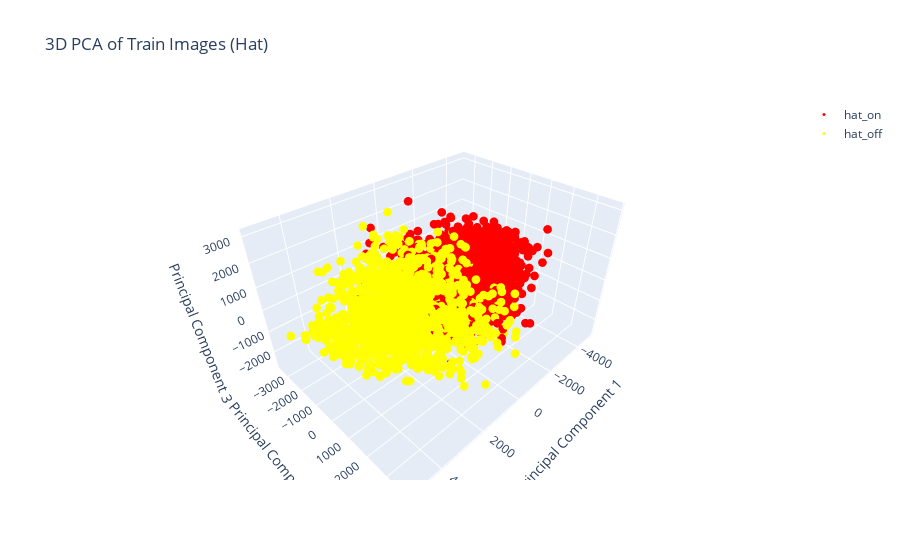
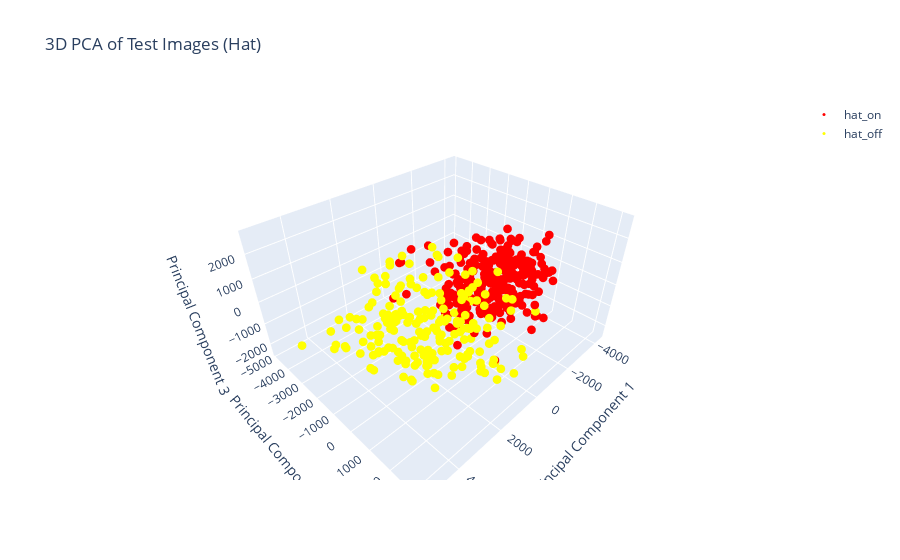
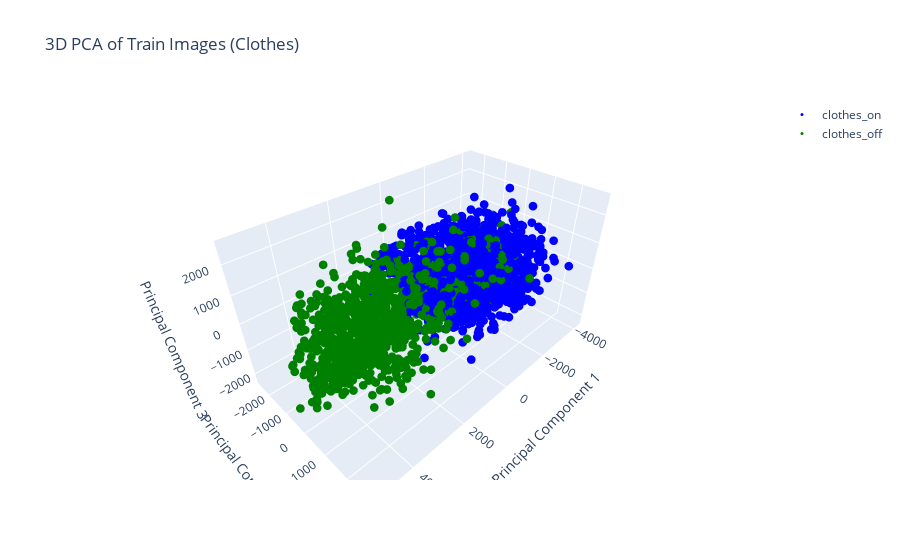
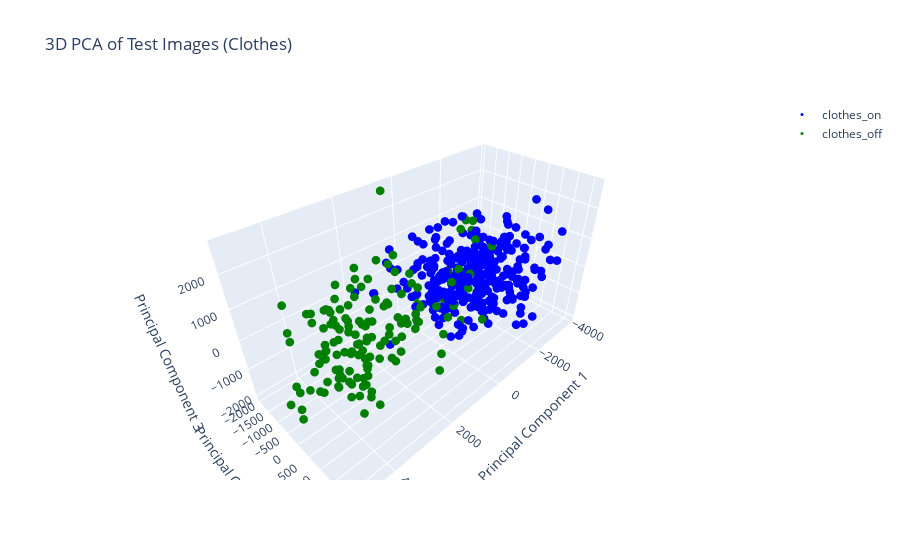

Here is the notebook cell these charts were saved with, in order:
### Code cell
for (label1, label2), pair_name in zip(label_pairs, pair_names):
    # Load and filter images
    train_images, train_labels = load_images_from_folder(train_path, label_filter=[label1, label2])
    test_images, test_labels = load_images_from_folder(test_path, label_filter=[label1, label2])

    # Perform PCA for 3D
    pca_3d = PCA(n_components=3)
    train_pca_3d = pca_3d.fit_transform(train_images)
    test_pca_3d = pca_3d.transform(test_images)

    # Create DataFrames for Plotly
    train_df_3d = pd.DataFrame(train_pca_3d, columns=['PC1', 'PC2', 'PC3'])
    train_df_3d['label'] = train_labels
    test_df_3d = pd.DataFrame(test_pca_3d, columns=['PC1', 'PC2', 'PC3'])
    test_df_3d['label'] = test_labels

    # Create and show plots
    fig_train_3d = create_pca_plot_3d(train_df_3d, f'3D PCA of Train Images ({pair_name})')
    fig_test_3d = create_pca_plot_3d(test_df_3d, f'3D PCA of Test Images ({pair_name})')

    fig_train_3d.show()
    fig_test_3d.show()

### Figure 1 — Plotly figure (JSON) as saved in the notebook; plotly's stock layout.template omitted (floating-point values rounded to 4 significant figures; data arrays with more than 128 entries replaced by an {"elided": "..."} marker saying what was removed)
{"data": [{"marker": {"color": "red", "size": 3}, "mode": "markers", "name": "hat_on", "type": "scatter3d", "x": {"elided": "1733 float values"}, "y": {"elided": "1733 float values"}, "z": {"elided": "1733 float values"}}, {"marker": {"color": "yellow", "size": 3}, "mode": "markers", "name": "hat_off", "type": "scatter3d", "x": {"elided": "1324 float values"}, "y": {"elided": "1324 float values"}, "z": {"elided": "1324 float values"}}], "layout": {"coloraxis": {"showscale": false}, "legend": {"bgcolor": "rgba(0,0,0,0)", "bordercolor": "rgba(0,0,0,0)", "traceorder": "normal", "x": 1, "y": 1}, "scene": {"xaxis": {"title": {"text": "Principal Component 1"}}, "yaxis": {"title": {"text": "Principal Component 2"}}, "zaxis": {"title": {"text": "Principal Component 3"}}}, "showlegend": true, "title": {"text": "3D PCA of Train Images (Hat)"}}}

### Figure 2 — Plotly figure (JSON) as saved in the notebook; plotly's stock layout.template omitted (floating-point values rounded to 4 significant figures; data arrays with more than 128 entries replaced by an {"elided": "..."} marker saying what was removed)
{"data": [{"marker": {"color": "red", "size": 3}, "mode": "markers", "name": "hat_on", "type": "scatter3d", "x": {"elided": "285 float values"}, "y": {"elided": "285 float values"}, "z": {"elided": "285 float values"}}, {"marker": {"color": "yellow", "size": 3}, "mode": "markers", "name": "hat_off", "type": "scatter3d", "x": {"elided": "197 float values"}, "y": {"elided": "197 float values"}, "z": {"elided": "197 float values"}}], "layout": {"coloraxis": {"showscale": false}, "legend": {"bgcolor": "rgba(0,0,0,0)", "bordercolor": "rgba(0,0,0,0)", "traceorder": "normal", "x": 1, "y": 1}, "scene": {"xaxis": {"title": {"text": "Principal Component 1"}}, "yaxis": {"title": {"text": "Principal Component 2"}}, "zaxis": {"title": {"text": "Principal Component 3"}}}, "showlegend": true, "title": {"text": "3D PCA of Test Images (Hat)"}}}

### Figure 3 — Plotly figure (JSON) as saved in the notebook; plotly's stock layout.template omitted (floating-point values rounded to 4 significant figures; data arrays with more than 128 entries replaced by an {"elided": "..."} marker saying what was removed)
{"data": [{"marker": {"color": "blue", "size": 3}, "mode": "markers", "name": "clothes_on", "type": "scatter3d", "x": {"elided": "1932 float values"}, "y": {"elided": "1932 float values"}, "z": {"elided": "1932 float values"}}, {"marker": {"color": "green", "size": 3}, "mode": "markers", "name": "clothes_off", "type": "scatter3d", "x": {"elided": "1046 float values"}, "y": {"elided": "1046 float values"}, "z": {"elided": "1046 float values"}}], "layout": {"coloraxis": {"showscale": false}, "legend": {"bgcolor": "rgba(0,0,0,0)", "bordercolor": "rgba(0,0,0,0)", "traceorder": "normal", "x": 1, "y": 1}, "scene": {"xaxis": {"title": {"text": "Principal Component 1"}}, "yaxis": {"title": {"text": "Principal Component 2"}}, "zaxis": {"title": {"text": "Principal Component 3"}}}, "showlegend": true, "title": {"text": "3D PCA of Train Images (Clothes)"}}}

### Figure 4 — Plotly figure (JSON) as saved in the notebook; plotly's stock layout.template omitted (floating-point values rounded to 4 significant figures; data arrays with more than 128 entries replaced by an {"elided": "..."} marker saying what was removed)
{"data": [{"marker": {"color": "blue", "size": 3}, "mode": "markers", "name": "clothes_on", "type": "scatter3d", "x": {"elided": "326 float values"}, "y": {"elided": "326 float values"}, "z": {"elided": "326 float values"}}, {"marker": {"color": "green", "size": 3}, "mode": "markers", "name": "clothes_off", "type": "scatter3d", "x": {"elided": "151 float values"}, "y": {"elided": "151 float values"}, "z": {"elided": "151 float values"}}], "layout": {"coloraxis": {"showscale": false}, "legend": {"bgcolor": "rgba(0,0,0,0)", "bordercolor": "rgba(0,0,0,0)", "traceorder": "normal", "x": 1, "y": 1}, "scene": {"xaxis": {"title": {"text": "Principal Component 1"}}, "yaxis": {"title": {"text": "Principal Component 2"}}, "zaxis": {"title": {"text": "Principal Component 3"}}}, "showlegend": true, "title": {"text": "3D PCA of Test Images (Clothes)"}}}
